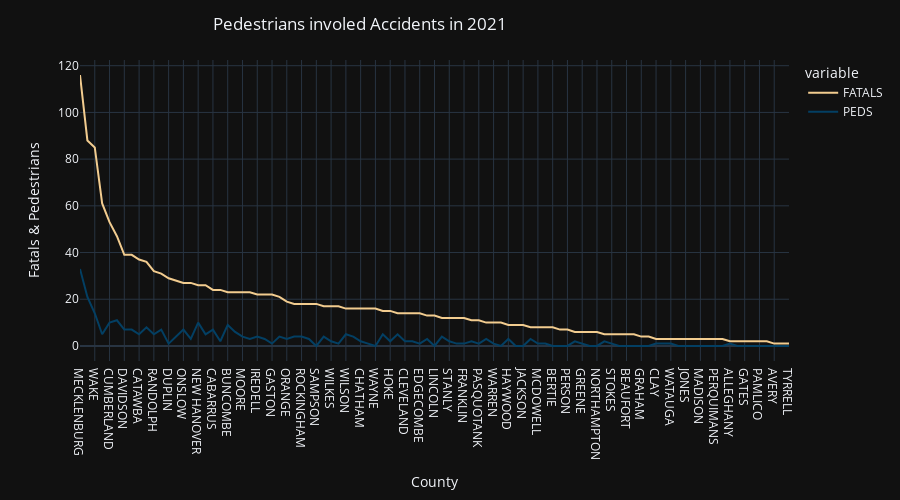

Write notebook code for a chart like this one.
### Markdown cell above
#### Multiple line chart representing totoal fatals and pedestiran

### Code cell
fig = px.line(df1, x = 'COUNTYNAME',y=['FATALS','PEDS'])

fig['data'][0]['line']['color']="#F2CC8F"
fig['data'][1]['line']['color']="#033F63"

fig.update_layout(
    title = 'Pedestrians involed Accidents in 2021',
    width = 900,
    height = 500,   
    xaxis_title = 'County',
    yaxis_title = 'Fatals & Pedestrians',
#     template="simple_white"
    title_x =.4,template ='plotly_dark')
fig.show()

fig.write_html('Resources/multiline_months.html')

### Figure 1 — Plotly figure (JSON) as saved in the notebook; plotly's stock layout.template omitted (floating-point values rounded to 4 significant figures)
{"data": [{"hovertemplate": "variable=FATALS<br>COUNTYNAME=%{x}<br>value=%{y}<extra></extra>", "legendgroup": "FATALS", "line": {"color": "#F2CC8F", "dash": "solid"}, "marker": {"symbol": "circle"}, "mode": "lines", "name": "FATALS", "orientation": "v", "showlegend": true, "type": "scatter", "x": ["MECKLENBURG ", "GUILFORD ", "WAKE ", "ROBESON ", "CUMBERLAND ", "FORSYTH ", "DAVIDSON ", "JOHNSTON ", "CATAWBA ", "HARNETT ", "RANDOLPH ", "ROWAN ", "DUPLIN ", "SCOTLAND ", "ONSLOW ", "PITT ", "NEW HANOVER ", "LENOIR ", "CABARRUS ", "UNION ", "BUNCOMBE ", "BRUNSWICK ", "MOORE ", "COLUMBUS ", "IREDELL ", "DURHAM ", "GASTON ", "NASH ", "ORANGE ", "ALAMANCE ", "ROCKINGHAM ", "GRANVILLE ", "SAMPSON ", "HALIFAX ", "WILKES ", "VANCE ", "WILSON ", "HENDERSON ", "CHATHAM ", "SURRY ", "WAYNE ", "CRAVEN ", "HOKE ", "PENDER ", "CLEVELAND ", "LEE ", "EDGECOMBE ", "RUTHERFORD ", "LINCOLN ", "RICHMOND ", "STANLY ", "BLADEN ", "FRANKLIN ", "CALDWELL ", "PASQUOTANK ", "BURKE ", "WARREN ", "YADKIN ", "HAYWOOD ", "HERTFORD ", "JACKSON ", "CARTERET ", "MCDOWELL ", "MONTGOMERY ", "BERTIE ", "ALEXANDER ", "PERSON ", "CURRITUCK ", "GREENE ", "ASHE ", "NORTHAMPTON ", "DARE ", "STOKES ", "ANSON ", "BEAUFORT ", "DAVIE ", "GRAHAM ", "POLK ", "CLAY ", "SWAIN ", "WATAUGA ", "CHEROKEE ", "JONES ", "MACON ", "MADISON ", "MARTIN ", "PERQUIMANS ", "TRANSYLVANIA ", "ALLEGHANY ", "CASWELL ", "GATES ", "MITCHELL ", "PAMLICO ", "WASHINGTON ", "AVERY ", "CAMDEN ", "TYRRELL "], "xaxis": "x", "y": [116, 88, 85, 61, 53, 47, 39, 39, 37, 36, 32, 31, 29, 28, 27, 27, 26, 26, 24, 24, 23, 23, 23, 23, 22, 22, 22, 21, 19, 18, 18, 18, 18, 17, 17, 17, 16, 16, 16, 16, 16, 15, 15, 14, 14, 14, 14, 13, 13, 12, 12, 12, 12, 11, 11, 10, 10, 10, 9, 9, 9, 8, 8, 8, 8, 7, 7, 6, 6, 6, 6, 5, 5, 5, 5, 5, 4, 4, 3, 3, 3, 3, 3, 3, 3, 3, 3, 3, 2, 2, 2, 2, 2, 2, 1, 1, 1], "yaxis": "y"}, {"hovertemplate": "variable=PEDS<br>COUNTYNAME=%{x}<br>value=%{y}<extra></extra>", "legendgroup": "PEDS", "line": {"color": "#033F63", "dash": "solid"}, "marker": {"symbol": "circle"}, "mode": "lines", "name": "PEDS", "orientation": "v", "showlegend": true, "type": "scatter", "x": ["MECKLENBURG ", "GUILFORD ", "WAKE ", "ROBESON ", "CUMBERLAND ", "FORSYTH ", "DAVIDSON ", "JOHNSTON ", "CATAWBA ", "HARNETT ", "RANDOLPH ", "ROWAN ", "DUPLIN ", "SCOTLAND ", "ONSLOW ", "PITT ", "NEW HANOVER ", "LENOIR ", "CABARRUS ", "UNION ", "BUNCOMBE ", "BRUNSWICK ", "MOORE ", "COLUMBUS ", "IREDELL ", "DURHAM ", "GASTON ", "NASH ", "ORANGE ", "ALAMANCE ", "ROCKINGHAM ", "GRANVILLE ", "SAMPSON ", "HALIFAX ", "WILKES ", "VANCE ", "WILSON ", "HENDERSON ", "CHATHAM ", "SURRY ", "WAYNE ", "CRAVEN ", "HOKE ", "PENDER ", "CLEVELAND ", "LEE ", "EDGECOMBE ", "RUTHERFORD ", "LINCOLN ", "RICHMOND ", "STANLY ", "BLADEN ", "FRANKLIN ", "CALDWELL ", "PASQUOTANK ", "BURKE ", "WARREN ", "YADKIN ", "HAYWOOD ", "HERTFORD ", "JACKSON ", "CARTERET ", "MCDOWELL ", "MONTGOMERY ", "BERTIE ", "ALEXANDER ", "PERSON ", "CURRITUCK ", "GREENE ", "ASHE ", "NORTHAMPTON ", "DARE ", "STOKES ", "ANSON ", "BEAUFORT ", "DAVIE ", "GRAHAM ", "POLK ", "CLAY ", "SWAIN ", "WATAUGA ", "CHEROKEE ", "JONES ", "MACON ", "MADISON ", "MARTIN ", "PERQUIMANS ", "TRANSYLVANIA ", "ALLEGHANY ", "CASWELL ", "GATES ", "MITCHELL ", "PAMLICO ", "WASHINGTON ", "AVERY ", "CAMDEN ", "TYRRELL "], "xaxis": "x", "y": [33, 21, 14, 5, 10, 11, 7, 7, 5, 8, 5, 7, 1, 4, 7, 3, 10, 5, 7, 2, 9, 6, 4, 3, 4, 3, 1, 4, 3, 4, 4, 3, 0, 4, 2, 1, 5, 4, 2, 1, 0, 5, 2, 5, 2, 2, 1, 3, 0, 4, 2, 1, 1, 2, 1, 3, 1, 0, 3, 0, 0, 3, 1, 1, 0, 0, 0, 2, 1, 0, 0, 2, 1, 0, 0, 0, 0, 0, 1, 1, 1, 0, 0, 0, 0, 0, 0, 0, 1, 0, 0, 0, 0, 0, 0, 0, 0], "yaxis": "y"}], "layout": {"height": 500, "legend": {"title": {"text": "variable"}, "tracegroupgap": 0}, "margin": {"t": 60}, "title": {"text": "Pedestrians involed Accidents in 2021", "x": 0.4}, "width": 900, "xaxis": {"anchor": "y", "domain": [0, 1], "title": {"text": "County"}}, "yaxis": {"anchor": "x", "domain": [0, 1], "title": {"text": "Fatals & Pedestrians"}}}}
